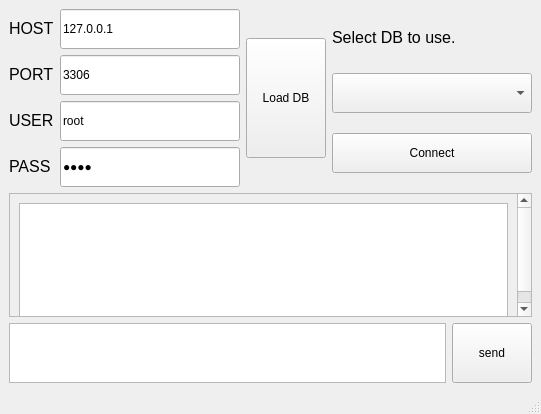
<?xml version="1.0" encoding="UTF-8"?>
<ui version="4.0">
 <class>MainWindow</class>
 <widget class="QMainWindow" name="MainWindow">
  <property name="geometry">
   <rect>
    <x>0</x>
    <y>0</y>
    <width>523</width>
    <height>414</height>
   </rect>
  </property>
  <property name="windowTitle">
   <string>SQLAI</string>
  </property>
  <property name="tabShape">
   <enum>QTabWidget::Rounded</enum>
  </property>
  <widget class="QWidget" name="centralwidget">
   <layout class="QVBoxLayout" name="verticalLayout_2">
    <item>
     <layout class="QGridLayout" name="gridLayout_4">
      <item row="0" column="0">
       <layout class="QGridLayout" name="gridLayout_3">
        <item row="0" column="0">
         <widget class="QLabel" name="label_HOST">
          <property name="minimumSize">
           <size>
            <width>0</width>
            <height>40</height>
           </size>
          </property>
          <property name="maximumSize">
           <size>
            <width>261</width>
            <height>40</height>
           </size>
          </property>
          <property name="text">
           <string>&lt;html&gt;&lt;head/&gt;&lt;body&gt;&lt;p&gt;&lt;span style=&quot; font-size:12pt;&quot;&gt;HOST&lt;/span&gt;&lt;/p&gt;&lt;/body&gt;&lt;/html&gt;</string>
          </property>
         </widget>
        </item>
        <item row="3" column="0">
         <widget class="QLabel" name="label_PASS">
          <property name="minimumSize">
           <size>
            <width>0</width>
            <height>40</height>
           </size>
          </property>
          <property name="maximumSize">
           <size>
            <width>16777215</width>
            <height>40</height>
           </size>
          </property>
          <property name="text">
           <string>&lt;html&gt;&lt;head/&gt;&lt;body&gt;&lt;p&gt;&lt;span style=&quot; font-size:12pt;&quot;&gt;PASS&lt;/span&gt;&lt;/p&gt;&lt;/body&gt;&lt;/html&gt;</string>
          </property>
         </widget>
        </item>
        <item row="2" column="2">
         <widget class="QLineEdit" name="USER_edit">
          <property name="minimumSize">
           <size>
            <width>180</width>
            <height>40</height>
           </size>
          </property>
          <property name="maximumSize">
           <size>
            <width>16777215</width>
            <height>40</height>
           </size>
          </property>
          <property name="text">
           <string>root</string>
          </property>
         </widget>
        </item>
        <item row="3" column="2">
         <widget class="QLineEdit" name="PASS_edit">
          <property name="minimumSize">
           <size>
            <width>180</width>
            <height>40</height>
           </size>
          </property>
          <property name="maximumSize">
           <size>
            <width>16777215</width>
            <height>40</height>
           </size>
          </property>
          <property name="text">
           <string>1111</string>
          </property>
          <property name="echoMode">
           <enum>QLineEdit::Password</enum>
          </property>
         </widget>
        </item>
        <item row="2" column="0">
         <widget class="QLabel" name="label_USER">
          <property name="minimumSize">
           <size>
            <width>0</width>
            <height>40</height>
           </size>
          </property>
          <property name="maximumSize">
           <size>
            <width>16777215</width>
            <height>40</height>
           </size>
          </property>
          <property name="text">
           <string>&lt;html&gt;&lt;head/&gt;&lt;body&gt;&lt;p&gt;&lt;span style=&quot; font-size:12pt;&quot;&gt;USER&lt;/span&gt;&lt;/p&gt;&lt;/body&gt;&lt;/html&gt;</string>
          </property>
         </widget>
        </item>
        <item row="1" column="0">
         <widget class="QLabel" name="label_PORT">
          <property name="minimumSize">
           <size>
            <width>0</width>
            <height>40</height>
           </size>
          </property>
          <property name="maximumSize">
           <size>
            <width>16777215</width>
            <height>40</height>
           </size>
          </property>
          <property name="text">
           <string>&lt;html&gt;&lt;head/&gt;&lt;body&gt;&lt;p&gt;&lt;span style=&quot; font-size:12pt;&quot;&gt;PORT&lt;/span&gt;&lt;/p&gt;&lt;/body&gt;&lt;/html&gt;</string>
          </property>
         </widget>
        </item>
        <item row="1" column="2">
         <widget class="QLineEdit" name="PORT_edit">
          <property name="minimumSize">
           <size>
            <width>180</width>
            <height>40</height>
           </size>
          </property>
          <property name="maximumSize">
           <size>
            <width>16777215</width>
            <height>40</height>
           </size>
          </property>
          <property name="text">
           <string>3306</string>
          </property>
         </widget>
        </item>
        <item row="0" column="2">
         <widget class="QLineEdit" name="HOST_edit">
          <property name="enabled">
           <bool>true</bool>
          </property>
          <property name="minimumSize">
           <size>
            <width>180</width>
            <height>40</height>
           </size>
          </property>
          <property name="maximumSize">
           <size>
            <width>16777215</width>
            <height>40</height>
           </size>
          </property>
          <property name="font">
           <font>
            <kerning>true</kerning>
           </font>
          </property>
          <property name="text">
           <string>127.0.0.1</string>
          </property>
          <property name="frame">
           <bool>true</bool>
          </property>
         </widget>
        </item>
       </layout>
      </item>
      <item row="0" column="3">
       <layout class="QGridLayout" name="gridLayout_5">
        <item row="0" column="0">
         <widget class="QLabel" name="label_5">
          <property name="minimumSize">
           <size>
            <width>99</width>
            <height>0</height>
           </size>
          </property>
          <property name="maximumSize">
           <size>
            <width>16777215</width>
            <height>30</height>
           </size>
          </property>
          <property name="text">
           <string>&lt;html&gt;&lt;head/&gt;&lt;body&gt;&lt;p&gt;&lt;span style=&quot; font-size:12pt;&quot;&gt;Select DB to use.&lt;/span&gt;&lt;/p&gt;&lt;/body&gt;&lt;/html&gt;</string>
          </property>
         </widget>
        </item>
        <item row="1" column="0">
         <widget class="QComboBox" name="DB_combo">
          <property name="sizePolicy">
           <sizepolicy hsizetype="Expanding" vsizetype="Fixed">
            <horstretch>0</horstretch>
            <verstretch>0</verstretch>
           </sizepolicy>
          </property>
          <property name="minimumSize">
           <size>
            <width>200</width>
            <height>40</height>
           </size>
          </property>
          <property name="maximumSize">
           <size>
            <width>16777215</width>
            <height>40</height>
           </size>
          </property>
         </widget>
        </item>
        <item row="2" column="0">
         <widget class="QPushButton" name="Conn_push">
          <property name="minimumSize">
           <size>
            <width>200</width>
            <height>40</height>
           </size>
          </property>
          <property name="maximumSize">
           <size>
            <width>16777215</width>
            <height>40</height>
           </size>
          </property>
          <property name="text">
           <string>Connect</string>
          </property>
         </widget>
        </item>
       </layout>
      </item>
      <item row="0" column="2">
       <widget class="QPushButton" name="Load_push">
        <property name="sizePolicy">
         <sizepolicy hsizetype="Minimum" vsizetype="Preferred">
          <horstretch>0</horstretch>
          <verstretch>0</verstretch>
         </sizepolicy>
        </property>
        <property name="minimumSize">
         <size>
          <width>80</width>
          <height>120</height>
         </size>
        </property>
        <property name="maximumSize">
         <size>
          <width>100</width>
          <height>120</height>
         </size>
        </property>
        <property name="text">
         <string>Load DB</string>
        </property>
       </widget>
      </item>
     </layout>
    </item>
    <item>
     <widget class="QScrollArea" name="scrollArea">
      <property name="minimumSize">
       <size>
        <width>0</width>
        <height>120</height>
       </size>
      </property>
      <property name="widgetResizable">
       <bool>true</bool>
      </property>
      <widget class="QWidget" name="scrollAreaWidgetContents">
       <property name="geometry">
        <rect>
         <x>0</x>
         <y>0</y>
         <width>496</width>
         <height>132</height>
        </rect>
       </property>
       <layout class="QGridLayout" name="gridLayout_2">
        <item row="0" column="0">
         <widget class="QTextBrowser" name="Output_text">
          <property name="minimumSize">
           <size>
            <width>0</width>
            <height>120</height>
           </size>
          </property>
          <property name="font">
           <font>
            <pointsize>11</pointsize>
            <weight>50</weight>
            <italic>false</italic>
            <bold>false</bold>
            <underline>false</underline>
            <strikeout>false</strikeout>
            <kerning>false</kerning>
           </font>
          </property>
          <property name="autoFillBackground">
           <bool>false</bool>
          </property>
          <property name="frameShadow">
           <enum>QFrame::Raised</enum>
          </property>
          <property name="lineWidth">
           <number>40</number>
          </property>
          <property name="midLineWidth">
           <number>40</number>
          </property>
          <property name="openExternalLinks">
           <bool>true</bool>
          </property>
          <property name="openLinks">
           <bool>true</bool>
          </property>
         </widget>
        </item>
       </layout>
      </widget>
     </widget>
    </item>
    <item>
     <layout class="QHBoxLayout" name="horizontalLayout_2">
      <item>
       <widget class="QTextEdit" name="Input_edit">
        <property name="minimumSize">
         <size>
          <width>0</width>
          <height>60</height>
         </size>
        </property>
        <property name="maximumSize">
         <size>
          <width>16777215</width>
          <height>80</height>
         </size>
        </property>
        <property name="font">
         <font>
          <pointsize>10</pointsize>
         </font>
        </property>
       </widget>
      </item>
      <item>
       <widget class="QPushButton" name="Send_push">
        <property name="minimumSize">
         <size>
          <width>0</width>
          <height>60</height>
         </size>
        </property>
        <property name="maximumSize">
         <size>
          <width>16777215</width>
          <height>80</height>
         </size>
        </property>
        <property name="text">
         <string>send</string>
        </property>
       </widget>
      </item>
     </layout>
    </item>
   </layout>
  </widget>
  <widget class="QMenuBar" name="menubar">
   <property name="geometry">
    <rect>
     <x>0</x>
     <y>0</y>
     <width>523</width>
     <height>18</height>
    </rect>
   </property>
  </widget>
  <widget class="QStatusBar" name="statusbar"/>
 </widget>
 <resources/>
 <connections/>
</ui>
